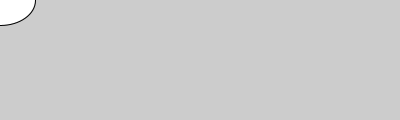
Frame 1 (no input)
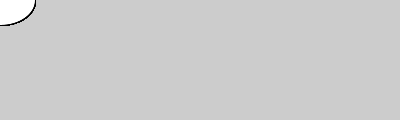
Frame 60 (the mouse pressed at the canvas centre just before this capture)
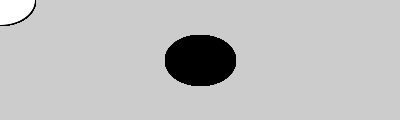
Frame 120 (the mouse held since frame 60 and released just before this capture)

The Processing sketch that drew these frames (run headless with seeded random() and noise(); from frame 60 on, the mouse is pressed at the canvas centre):

// Processing sketch: firstDraw
// ── firstDraw.pde
//build in function for processing, will run by default 

/*
The setup() function is run once, when the program starts. 
It's used to define initial environment properties such as screen size 
and to load media such as images and fonts as the program starts.
*/

void setup(){
  //size of the canvas
  size(400, 120);
}
//build in function for processing, will run by default 

/*
Called directly after setup(), the draw() 
function continuously executes the lines of code 
contained inside its block until the program 
is stopped or noLoop() is called. draw() is called 
automatically and should never be called explicitly. 
*/

void draw(){ // loops forever or until stopped
  if(mousePressed){
     fill(0);
  }
  else {
    fill(255);
  }
  // x y width height 
  ellipse(mouseX, mouseY, 70, 50);
}
